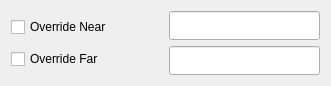
<?xml version="1.0" encoding="UTF-8"?>
<ui version="4.0">
 <class>AdjustClipping</class>
 <widget class="QDialog" name="AdjustClipping">
 <property name="comment" stdset="0">
   <string>
     Copyright 2020 Wabi.  All rights reserved.

     Distributed under the terms of the Wabi End-User License Agreement.
     The full license is in the file LICENSE, distributed with this software.
  </string>
  </property>
  <property name="geometry">
   <rect>
    <x>0</x>
    <y>0</y>
    <width>331</width>
    <height>86</height>
   </rect>
  </property>
  <property name="windowTitle">
   <string>Adjust Clipping Planes</string>
  </property>
  <layout class="QVBoxLayout" name="verticalLayout">
   <item>
    <layout class="QHBoxLayout" name="horizontalLayout">
     <item>
      <layout class="QVBoxLayout" name="verticalLayout_2">
       <item>
        <widget class="QCheckBox" name="overrideNear">
         <property name="focusPolicy">
          <enum>Qt::NoFocus</enum>
         </property>
         <property name="text">
          <string>Override Near</string>
         </property>
        </widget>
       </item>
       <item>
        <widget class="QCheckBox" name="overrideFar">
         <property name="focusPolicy">
          <enum>Qt::NoFocus</enum>
         </property>
         <property name="text">
          <string>Override Far</string>
         </property>
        </widget>
       </item>
      </layout>
     </item>
     <item>
      <layout class="QVBoxLayout" name="verticalLayout_3">
       <item>
        <widget class="QLineEdit" name="nearEdit">
         <property name="sizePolicy">
          <sizepolicy hsizetype="Preferred" vsizetype="Preferred">
           <horstretch>0</horstretch>
           <verstretch>0</verstretch>
          </sizepolicy>
         </property>
        </widget>
       </item>
       <item>
        <widget class="QLineEdit" name="farEdit">
         <property name="sizePolicy">
          <sizepolicy hsizetype="Preferred" vsizetype="Preferred">
           <horstretch>0</horstretch>
           <verstretch>0</verstretch>
          </sizepolicy>
         </property>
        </widget>
       </item>
      </layout>
     </item>
    </layout>
   </item>
  </layout>
 </widget>
 <resources/>
 <connections/>
</ui>
